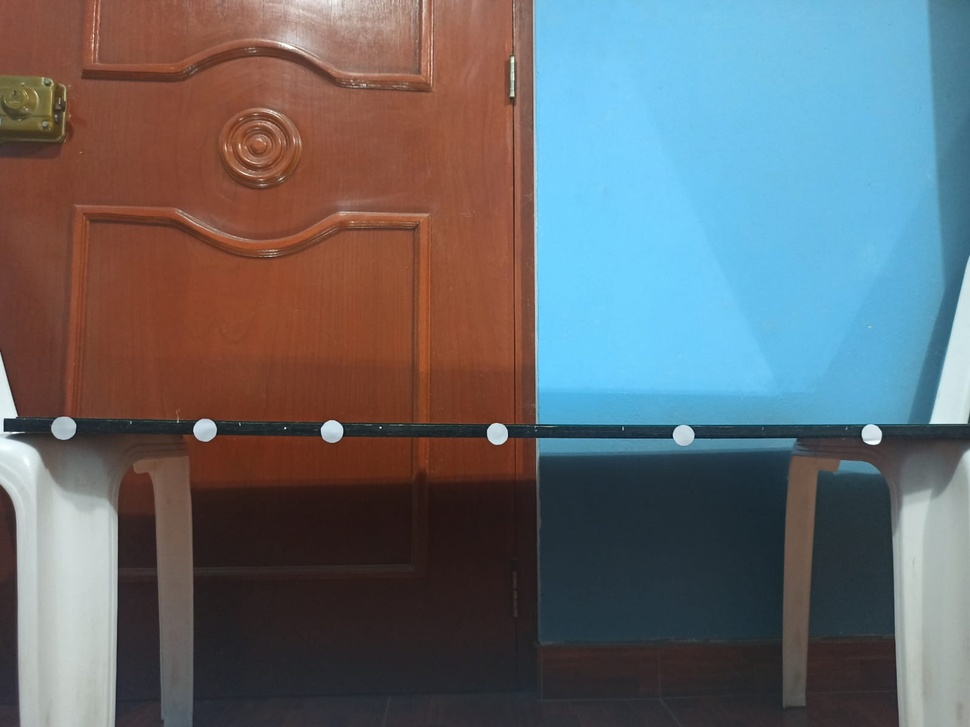
%> input picture DATOS/IMAGEN ADF 01.jpeg, 970 x 727 px, shrunk from 1600 x 1200 before the run; the run also reads 4 pictures not shown here
$ octave ProcesamientoImagenes.m   (GNU Octave 9; MATLAB toolbox functions it lacks are replaced by stand-ins)
%> lines starting %> are read from the running program, lines starting %| are printed output that depends on the picture
% Programador: César Jordi Bolo Caldas
% Curso: Mecanicá de Medios Continuos
% Fecha: 13/09/2020
% Version: 0

% Descripción: El siguiente script fue desarrollado en Matlab y tiene el
% objetivo de determinar las deflexiones experimentadas por una viga al ser
% sometida a cargas a partir de fotografias.

% Para la aplicación del metodo es necesario determinar puntos de
% referencia en la viga (circunferencias) las cuaales seran detectadas por
% el presente programa y apartir de dichos desplazamientos calcular
% indirectamente las deformaciones


%% ANALISIS DE IMAGENES SIN DEFORMAR
ImagenInicial01 = imread('IMAGEN ADF 01.jpeg'); %Importanción de imagen sin deformar
%> ImagenInicial01 is the input picture: size 727x970x3 uint8; mean R, G, B 101.1, 104.6, 108.9
ImagenInicial02 = imread('IMAGEN ADF 02.jpeg'); %Importanción de imagen sin deformar
ImagenInicial03 = imread('IMAGEN ADF 03.jpeg'); %Importanción de imagen sin deformar
ImagenInicial04 = imread('IMAGEN ADF 04.jpeg'); %Importanción de imagen sin deformar


%% Calcular centros de las cirfuncerencias para Imagen Inicial
imshow(ImagenInicial01) %Mostrar la Imagen Cargada
d = imdistline; % Paso 2: Herramienta para medir los circulos
Rmin = 18; Rmax = 30;
%Circulos Imagen 01
[centersImgI01, radiiImgI01] = imfindcircles(ImagenInicial01,[Rmin Rmax],'ObjectPolarity','bright','Sensitivity',0.93);
%> centersImgI01 = [18.66 466.2; 258.8 145.6; 853.9 484.7]; radiiImgI01 = [23.59; 21.52; 24.6]
viscircles(centersImgI01, radiiImgI01,'Color','b');
title('Imagen 01 sin carga')
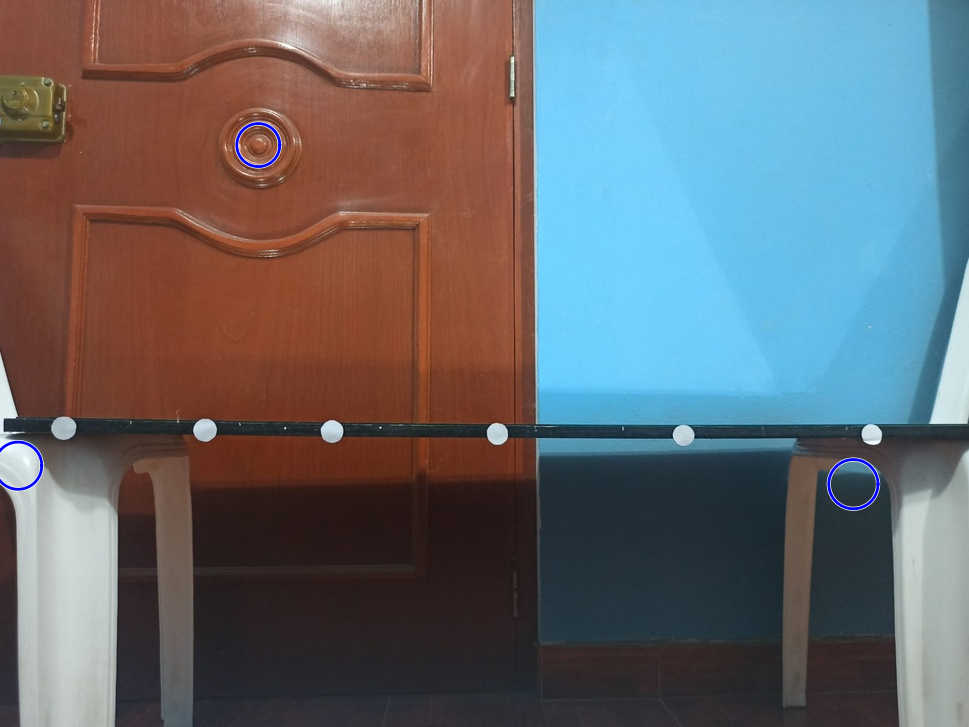
%> figure redrawn from the program's plot data; its title reads 'Imagen 01 sin carga'

%Circulos Imagen 02

imshow(ImagenInicial02) %Mostrar la Imagen Cargada
d = imdistline; % Paso 2: Herramienta para medir los circulos
[centersImgI02, radiiImgI02] = imfindcircles(ImagenInicial02,[Rmin Rmax],'ObjectPolarity','bright','Sensitivity',0.93);
%> centersImgI02 = [18.59 466.4; 259.7 143.7; 853.9 484.6]; radiiImgI02 = [23.5; 22.98; 24.25]
viscircles(centersImgI02, radiiImgI02,'Color','y');
title('Imagen 02 sin carga')
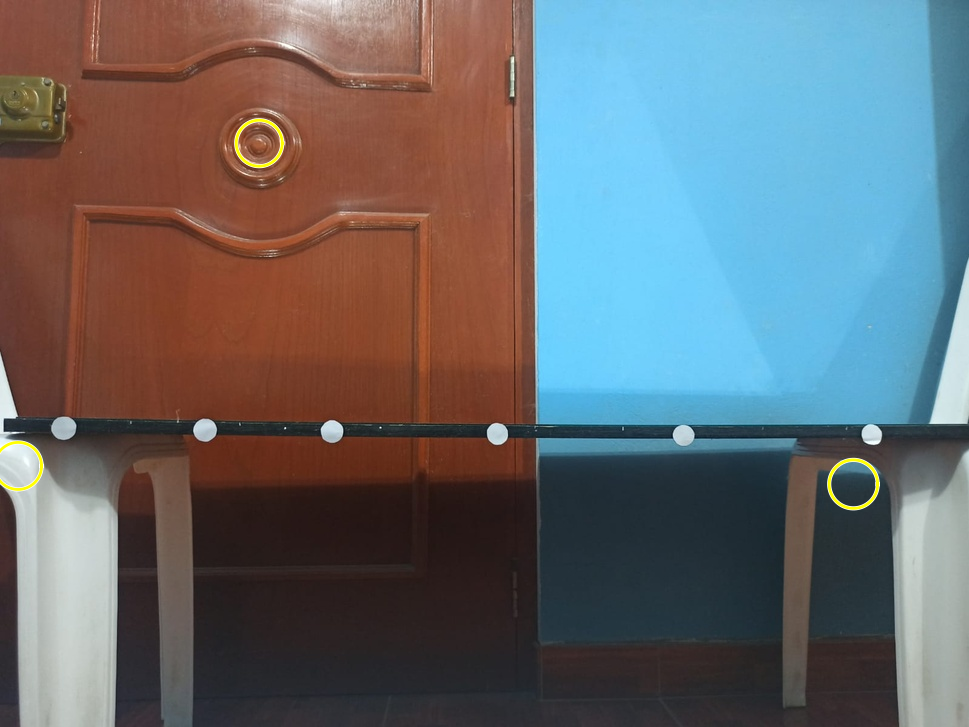
%> figure redrawn from the program's plot data; its title reads 'Imagen 02 sin carga'

%Circulos Imagen 03

imshow(ImagenInicial03) %Mostrar la Imagen Cargada
d = imdistline; % Paso 2: Herramienta para medir los circulos
[centersImgI03, radiiImgI03] = imfindcircles(ImagenInicial03,[Rmin Rmax],'ObjectPolarity','bright','Sensitivity',0.93);
%> centersImgI03 = [18.46 466.3; 258.8 145; 853.8 484.7]; radiiImgI03 = [24.29; 22.71; 23.63]
viscircles(centersImgI03, radiiImgI03,'Color','g');
title('Imagen 03 sin carga')
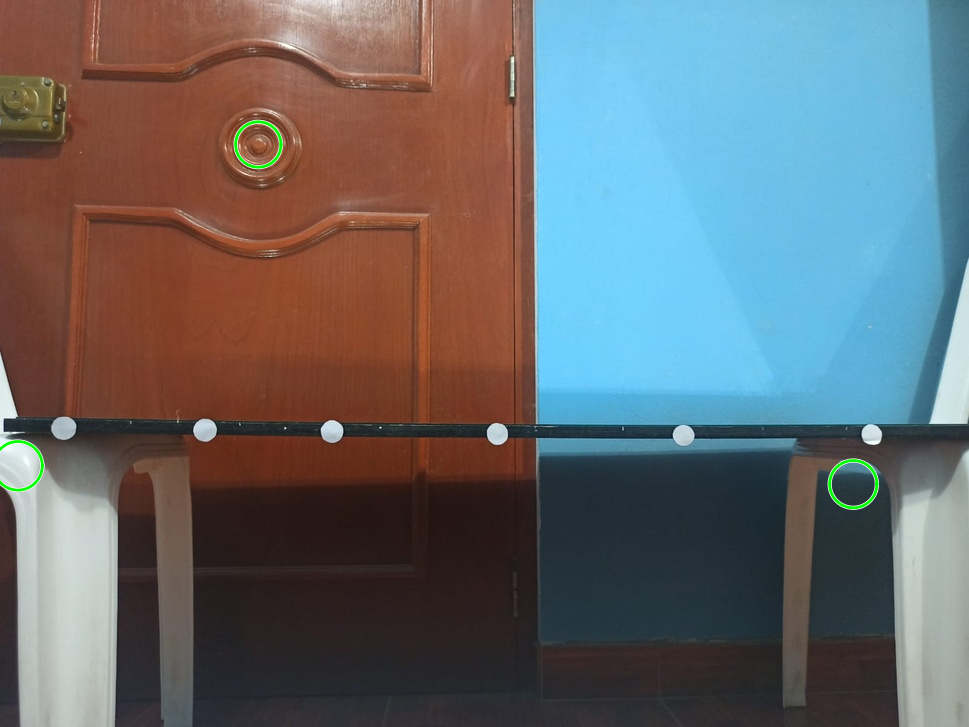
%> figure redrawn from the program's plot data; its title reads 'Imagen 03 sin carga'
%Circulos Imagen 04

imshow(ImagenInicial04) %Mostrar la Imagen Cargada
d = imdistline; % Paso 2: Herramienta para medir los circulos
[centersImgI04, radiiImgI04] = imfindcircles(ImagenInicial04,[Rmin Rmax],'ObjectPolarity','bright','Sensitivity',0.93);
%> centersImgI04 = [18.73 466.6; 259.4 144.6; 314.8 40.41; 853.7 484.7]; radiiImgI04 = [23.76; 21.49; 18.56; 23.73]
viscircles(centersImgI04, radiiImgI04,'Color','r');
title('Imagen 04 sin carga')
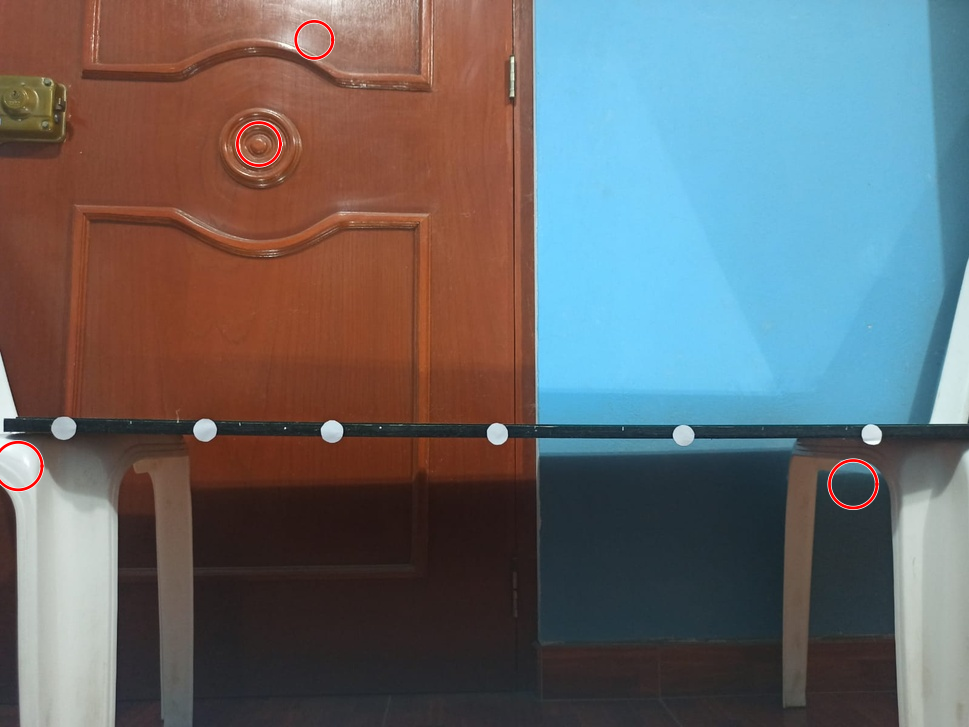
%> figure redrawn from the program's plot data; its title reads 'Imagen 04 sin carga'


%% LECTURA DE IMAGENES DEFORMARDAS CARGA 1KG
ImagenDF1_01 = imread('IMAGEN DF1 01.jpeg'); %Importanción de imagen sin deformar
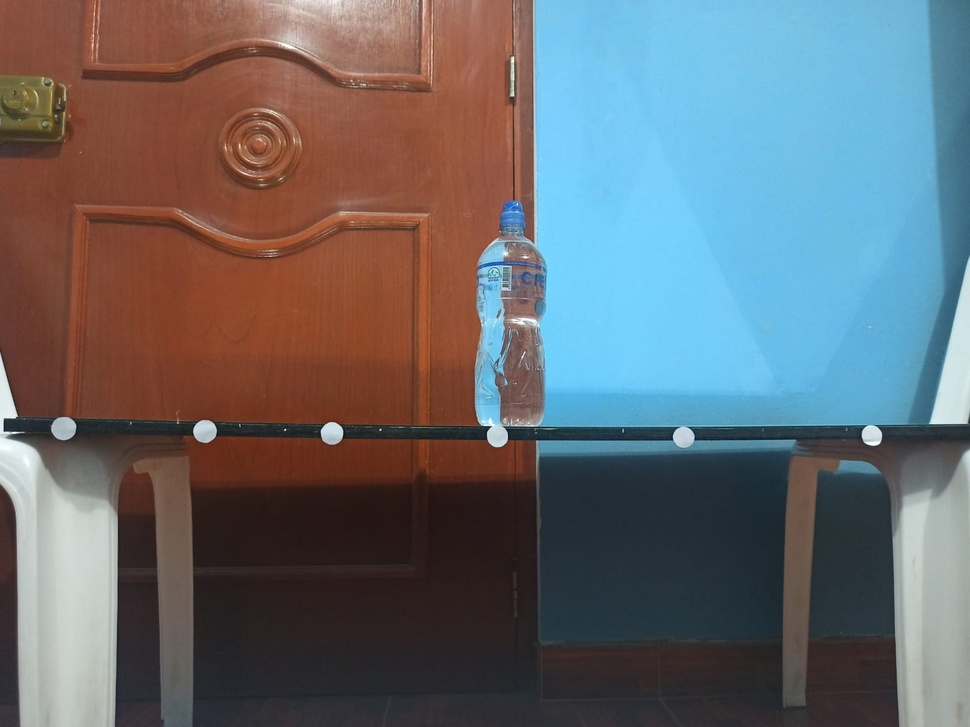
%> input picture DATOS/IMAGEN DF1 01.jpeg, 970 x 727 px, shrunk from 1600 x 1200 before the run
%> ImagenDF1_01 is the input picture: size 727x970x3 uint8; mean R, G, B 102.5, 105.4, 109.7
ImagenDF1_02 = imread('IMAGEN DF1 02.jpeg'); %Importanción de imagen sin deformar
%> (the run ends here)
